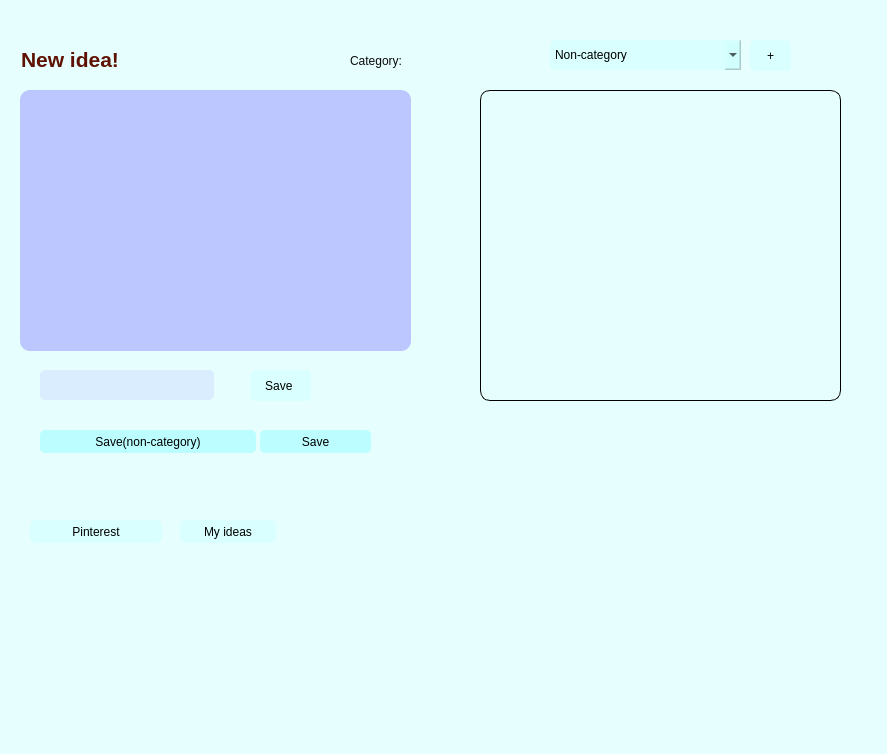
<?xml version="1.0" encoding="UTF-8"?>
<ui version="4.0">
 <class>MainWindow</class>
 <widget class="QMainWindow" name="MainWindow">
  <property name="geometry">
   <rect>
    <x>0</x>
    <y>0</y>
    <width>887</width>
    <height>754</height>
   </rect>
  </property>
  <property name="mouseTracking">
   <bool>true</bool>
  </property>
  <property name="windowTitle">
   <string>MainWindow</string>
  </property>
  <property name="styleSheet">
   <string notr="true">background-color: rgb(230, 255, 254);</string>
  </property>
  <widget class="QWidget" name="centralwidget">
   <widget class="QLabel" name="label">
    <property name="geometry">
     <rect>
      <x>21</x>
      <y>41</y>
      <width>151</width>
      <height>37</height>
     </rect>
    </property>
    <property name="styleSheet">
     <string notr="true">color: rgb(0, 0, 0);
font: 16pt &quot;SimSun&quot;;
color: rgb(11, 11, 11);
border-radius: 15px;
</string>
    </property>
    <property name="text">
     <string>&lt;html&gt;&lt;head/&gt;&lt;body&gt;&lt;p&gt;&lt;span style=&quot; font-size:16pt; font-weight:700; color:#5e1102;&quot;&gt;New idea!&lt;/span&gt;&lt;/p&gt;&lt;/body&gt;&lt;/html&gt;</string>
    </property>
   </widget>
   <widget class="QTextEdit" name="textEdit">
    <property name="geometry">
     <rect>
      <x>20</x>
      <y>90</y>
      <width>391</width>
      <height>261</height>
     </rect>
    </property>
    <property name="styleSheet">
     <string notr="true">background-color: rgb(188, 198, 255);
color: rgb(0, 0, 0);
font: 14pt &quot;SimSun&quot;;
border-radius: 10px;</string>
    </property>
   </widget>
   <widget class="QLabel" name="label_2">
    <property name="geometry">
     <rect>
      <x>350</x>
      <y>40</y>
      <width>181</width>
      <height>41</height>
     </rect>
    </property>
    <property name="styleSheet">
     <string notr="true">color: rgb(11, 11, 11);
font: 14pt &quot;SimSun&quot;;</string>
    </property>
    <property name="text">
     <string>Category:</string>
    </property>
   </widget>
   <widget class="QComboBox" name="comboBox">
    <property name="geometry">
     <rect>
      <x>550</x>
      <y>40</y>
      <width>191</width>
      <height>30</height>
     </rect>
    </property>
    <property name="styleSheet">
     <string notr="true">background-color: rgba(188, 254, 255, 80);
color: rgb(0, 0, 0);
font: 14pt &quot;SimSun&quot;;
border-radius: 5px;</string>
    </property>
    <item>
     <property name="text">
      <string>Non-category</string>
     </property>
    </item>
   </widget>
   <widget class="QPushButton" name="newCatBth">
    <property name="geometry">
     <rect>
      <x>750</x>
      <y>40</y>
      <width>41</width>
      <height>31</height>
     </rect>
    </property>
    <property name="styleSheet">
     <string notr="true">background-color: rgba(188, 254, 255, 80);
color: rgb(0, 0, 0);
font: 14pt &quot;SimSun&quot;;
border-radius: 5px;</string>
    </property>
    <property name="text">
     <string>+</string>
    </property>
   </widget>
   <widget class="QPushButton" name="saveCatBth">
    <property name="enabled">
     <bool>true</bool>
    </property>
    <property name="geometry">
     <rect>
      <x>250</x>
      <y>370</y>
      <width>61</width>
      <height>31</height>
     </rect>
    </property>
    <property name="styleSheet">
     <string notr="true">background-color: rgba(188, 254, 255, 80);
color: rgb(0, 0, 0);
font: 14pt &quot;SimSun&quot;;
border-radius: 5px;</string>
    </property>
    <property name="text">
     <string>Save </string>
    </property>
   </widget>
   <widget class="QLineEdit" name="newCatPoint">
    <property name="enabled">
     <bool>true</bool>
    </property>
    <property name="geometry">
     <rect>
      <x>40</x>
      <y>370</y>
      <width>174</width>
      <height>30</height>
     </rect>
    </property>
    <property name="styleSheet">
     <string notr="true">background-color: rgba(188, 198, 255, 80);
color: rgb(0, 0, 0);
font: 14pt &quot;SimSun&quot;;
border-radius: 5px;</string>
    </property>
    <property name="text">
     <string/>
    </property>
   </widget>
   <widget class="QPushButton" name="saveRandBth">
    <property name="geometry">
     <rect>
      <x>40</x>
      <y>430</y>
      <width>216</width>
      <height>23</height>
     </rect>
    </property>
    <property name="styleSheet">
     <string notr="true">background-color: rgb(188, 254, 255);
color: rgb(0, 0, 0);
font: 14pt &quot;SimSun&quot;;
border-radius: 5px;</string>
    </property>
    <property name="text">
     <string>Save(non-category)</string>
    </property>
   </widget>
   <widget class="QPushButton" name="saveBth">
    <property name="geometry">
     <rect>
      <x>260</x>
      <y>430</y>
      <width>111</width>
      <height>23</height>
     </rect>
    </property>
    <property name="styleSheet">
     <string notr="true">background-color: rgb(188, 254, 255);
color: rgb(0, 0, 0);
font: 14pt &quot;SimSun&quot;;
border-radius: 5px;</string>
    </property>
    <property name="text">
     <string>Save</string>
    </property>
   </widget>
   <widget class="QWidget" name="layoutWidget">
    <property name="geometry">
     <rect>
      <x>0</x>
      <y>0</y>
      <width>2</width>
      <height>2</height>
     </rect>
    </property>
    <layout class="QHBoxLayout" name="horizontalLayout_2"/>
   </widget>
   <widget class="QPushButton" name="myIdeasBth">
    <property name="geometry">
     <rect>
      <x>180</x>
      <y>520</y>
      <width>96</width>
      <height>23</height>
     </rect>
    </property>
    <property name="styleSheet">
     <string notr="true">background-color: rgba(188, 254, 255, 80);
color: rgb(0, 0, 0);
font: 14pt &quot;SimSun&quot;;
border-radius: 5px;</string>
    </property>
    <property name="text">
     <string>My ideas</string>
    </property>
   </widget>
   <widget class="QPushButton" name="createBth">
    <property name="geometry">
     <rect>
      <x>30</x>
      <y>520</y>
      <width>132</width>
      <height>23</height>
     </rect>
    </property>
    <property name="styleSheet">
     <string notr="true">background-color: rgba(188, 254, 255, 80);
color: rgb(0, 0, 0);
font: 14pt &quot;SimSun&quot;;
border-radius: 5px;</string>
    </property>
    <property name="text">
     <string>Pinterest</string>
    </property>
   </widget>
   <widget class="QTextEdit" name="textEdit_2">
    <property name="geometry">
     <rect>
      <x>480</x>
      <y>90</y>
      <width>361</width>
      <height>311</height>
     </rect>
    </property>
    <property name="styleSheet">
     <string notr="true">border-color: rgb(20, 20, 20);
border-style: solid;
 border-width: 1px;
 border-color: black;
border-radius: 10px;</string>
    </property>
    <property name="readOnly">
     <bool>true</bool>
    </property>
   </widget>
  </widget>
  <widget class="QStatusBar" name="statusbar"/>
 </widget>
 <resources/>
 <connections/>
</ui>
